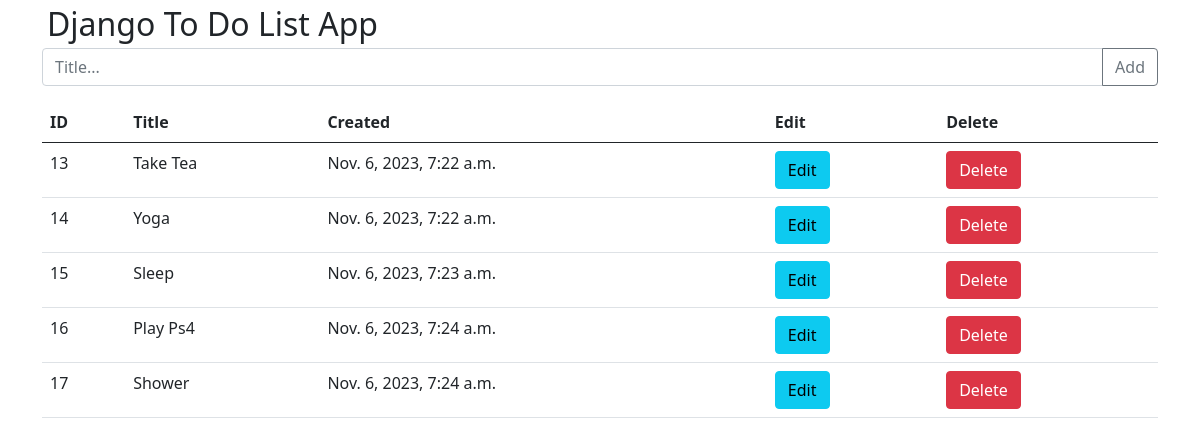
The page / on the database its author committed.
### todo/models.py (models this page shows, shortened)
class Todo(models.Model):
    title = models.CharField(max_length=1000)
    created = models.DateTimeField(auto_now_add=True)

### todo/views.py (the view)
# urls.py: path('', views.index, name='index'),
def index(request):
     todos = Todo.objects.all()
     if request.method == 'POST':
         new_todo = Todo(
             title = request.POST['title']
         )
         new_todo.save()
         return redirect('/')
     return render(request, 'index.html', {'todos':todos})

### todo/templates/index.html (shortened to what this page needs)
<!doctype html>
<html lang="en">
  <head>
    <link href="https://cdn.jsdelivr.net/npm/bootstrap@5.0.2/dist/css/bootstrap.min.css" rel="stylesheet">
  </head>
  <body>
    <div class="container">
            <h2 style="margin: 5px;">Django To Do List App</h2>
            <form action="" method="post">
                <div class="input-group mb-3">
                  <input type="text" class="form-control" name="title" placeholder="Title...">
                  <button class="btn btn-outline-secondary" type="submit">Add</button>
                </div>
            </form>
            <table class="table">
              <thead>
                <tr>
                  <th scope="col">ID</th>
                  <th scope="col">Title</th>
                  <th scope="col">Created</th>
                  <th scope="col">Edit</th>
                  <th scope="col">Delete</th>
                </tr>
              </thead>
              {% for todo in todos%}
                <tr>
                    <td>{{todo.id}}</td>
                    <td>{{todo.title | title}}</td>
                    <td>{{todo.created}}</td>
                    <td><a href="{% url 'update' todo.id %}" class="btn btn-info">Edit</a></td>
                    <td><a href="{% url 'delete' todo.id %}" class="btn btn-danger">Delete</a></td>
                </tr>
                {% endfor %}
            </table>
      </div>
  </body>
</html>

### rows shown on the page
Todo: id "13", title "Take Tea", created "Nov. 6, 2023, 7:22 a.m."
Todo: id "14", title "Yoga", created "Nov. 6, 2023, 7:22 a.m."
Todo: id "15", title "Sleep", created "Nov. 6, 2023, 7:23 a.m."
Todo: id "16", title "Play Ps4", created "Nov. 6, 2023, 7:24 a.m."
Todo: id "17", title "Shower", created "Nov. 6, 2023, 7:24 a.m."
